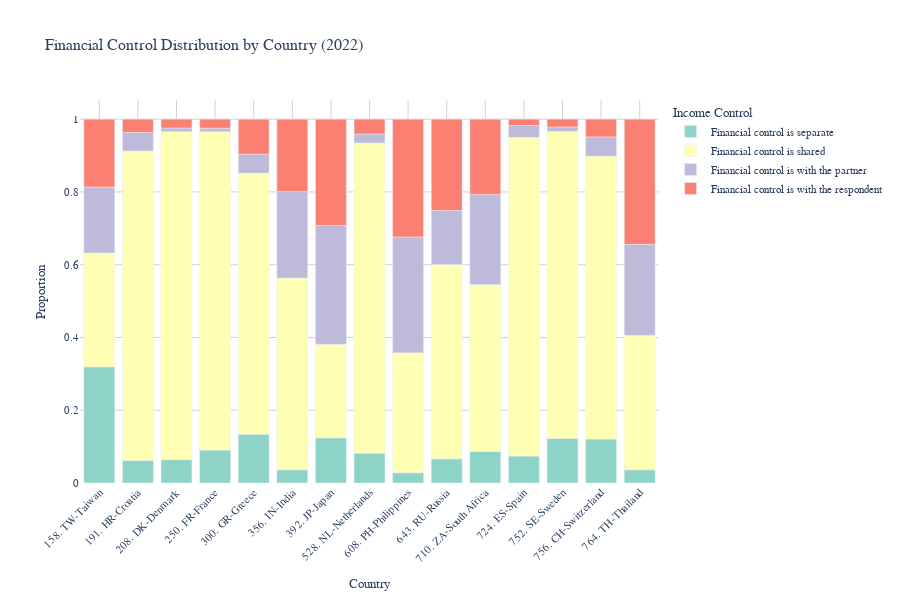

The code cell stored with this chart in its notebook:
### Markdown cell above
## 6. Country-Level Comparison of Financial Equality

### Code cell
# Calculate proportion of joint financial control by country (2022)
df_2022_country = df_combined[df_combined['year'] == 2022].copy()

# Get top 15 countries by sample size
top_countries = df_2022_country['COUNTRY'].value_counts().head(15).index

country_finance = df_2022_country[df_2022_country['COUNTRY'].isin(top_countries)].groupby(['COUNTRY', 'code_income_control']).size().reset_index(name='count')
country_total = country_finance.groupby('COUNTRY')['count'].sum().reset_index(name='total')
country_finance = country_finance.merge(country_total, on='COUNTRY')
country_finance['proportion'] = country_finance['count'] / country_finance['total']

fig6 = px.bar(country_finance, 
              x='COUNTRY', 
              y='proportion', 
              color='code_income_control',
              title='Financial Control Distribution by Country (2022)',
              labels={'proportion': 'Proportion', 
                      'COUNTRY': 'Country',
                      'code_income_control': 'Income Control'},
              color_discrete_sequence=px.colors.qualitative.Set3,
              height=600)

fig6.update_layout(
    font=dict(size=11, family='Arial'),
    title_font_size=16,
    plot_bgcolor='white',
    paper_bgcolor='white',
    xaxis_tickangle=-45
)

fig6.update_xaxes(showgrid=True, gridwidth=1, gridcolor='lightgray')
fig6.update_yaxes(showgrid=True, gridwidth=1, gridcolor='lightgray')

fig6.show()

### Figure 1 — Plotly figure (JSON) as saved in the notebook; plotly's stock layout.template omitted (floating-point values rounded to 4 significant figures)
{"data": [{"hovertemplate": "Income Control=Financial control is separate<br>Country=%{x}<br>Proportion=%{y}<extra></extra>", "legendgroup": "Financial control is separate", "marker": {"color": "rgb(141,211,199)", "pattern": {"shape": ""}}, "name": "Financial control is separate", "orientation": "v", "showlegend": true, "textposition": "auto", "type": "bar", "x": ["158. TW-Taiwan", "191. HR-Croatia", "208. DK-Denmark", "250. FR-France", "300. GR-Greece", "356. IN-India", "392. JP-Japan", "528. NL-Netherlands", "608. PH-Philippines", "643. RU-Russia", "710. ZA-South Africa", "724. ES-Spain", "752. SE-Sweden", "756. CH-Switzerland", "764. TH-Thailand"], "xaxis": "x", "y": [0.3191, 0.06206, 0.06429, 0.09042, 0.1338, 0.03631, 0.124, 0.08197, 0.02805, 0.06638, 0.0866, 0.07393, 0.1223, 0.1207, 0.03629], "yaxis": "y"}, {"hovertemplate": "Income Control=Financial control is shared<br>Country=%{x}<br>Proportion=%{y}<extra></extra>", "legendgroup": "Financial control is shared", "marker": {"color": "rgb(255,255,179)", "pattern": {"shape": ""}}, "name": "Financial control is shared", "orientation": "v", "showlegend": true, "textposition": "auto", "type": "bar", "x": ["158. TW-Taiwan", "191. HR-Croatia", "208. DK-Denmark", "250. FR-France", "300. GR-Greece", "356. IN-India", "392. JP-Japan", "528. NL-Netherlands", "608. PH-Philippines", "643. RU-Russia", "710. ZA-South Africa", "724. ES-Spain", "752. SE-Sweden", "756. CH-Switzerland", "764. TH-Thailand"], "xaxis": "x", "y": [0.3132, 0.8505, 0.9014, 0.8751, 0.718, 0.527, 0.2573, 0.8525, 0.3296, 0.5339, 0.4587, 0.8759, 0.8441, 0.7779, 0.3696], "yaxis": "y"}, {"hovertemplate": "Income Control=Financial control is with the partner<br>Country=%{x}<br>Proportion=%{y}<extra></extra>", "legendgroup": "Financial control is with the partner", "marker": {"color": "rgb(190,186,218)", "pattern": {"shape": ""}}, "name": "Financial control is with the partner", "orientation": "v", "showlegend": true, "textposition": "auto", "type": "bar", "x": ["158. TW-Taiwan", "191. HR-Croatia", "208. DK-Denmark", "250. FR-France", "300. GR-Greece", "356. IN-India", "392. JP-Japan", "528. NL-Netherlands", "608. PH-Philippines", "643. RU-Russia", "710. ZA-South Africa", "724. ES-Spain", "752. SE-Sweden", "756. CH-Switzerland", "764. TH-Thailand"], "xaxis": "x", "y": [0.1809, 0.05078, 0.01, 0.009688, 0.0518, 0.2376, 0.3263, 0.02459, 0.3184, 0.1486, 0.2476, 0.03258, 0.0121, 0.05263, 0.25], "yaxis": "y"}, {"hovertemplate": "Income Control=Financial control is with the respondent<br>Country=%{x}<br>Proportion=%{y}<extra></extra>", "legendgroup": "Financial control is with the respondent", "marker": {"color": "rgb(251,128,114)", "pattern": {"shape": ""}}, "name": "Financial control is with the respondent", "orientation": "v", "showlegend": true, "textposition": "auto", "type": "bar", "x": ["158. TW-Taiwan", "191. HR-Croatia", "208. DK-Denmark", "250. FR-France", "300. GR-Greece", "356. IN-India", "392. JP-Japan", "528. NL-Netherlands", "608. PH-Philippines", "643. RU-Russia", "710. ZA-South Africa", "724. ES-Spain", "752. SE-Sweden", "756. CH-Switzerland", "764. TH-Thailand"], "xaxis": "x", "y": [0.1868, 0.03667, 0.02429, 0.02476, 0.0964, 0.1992, 0.2924, 0.04098, 0.324, 0.2511, 0.207, 0.01754, 0.02151, 0.04876, 0.3441], "yaxis": "y"}], "layout": {"barmode": "relative", "font": {"family": "Arial", "size": 11}, "height": 600, "legend": {"title": {"text": "Income Control"}, "tracegroupgap": 0}, "paper_bgcolor": "white", "plot_bgcolor": "white", "title": {"font": {"size": 16}, "text": "Financial Control Distribution by Country (2022)"}, "xaxis": {"anchor": "y", "domain": [0, 1], "gridcolor": "lightgray", "gridwidth": 1, "showgrid": true, "tickangle": -45, "title": {"text": "Country"}}, "yaxis": {"anchor": "x", "domain": [0, 1], "gridcolor": "lightgray", "gridwidth": 1, "showgrid": true, "title": {"text": "Proportion"}}}}
